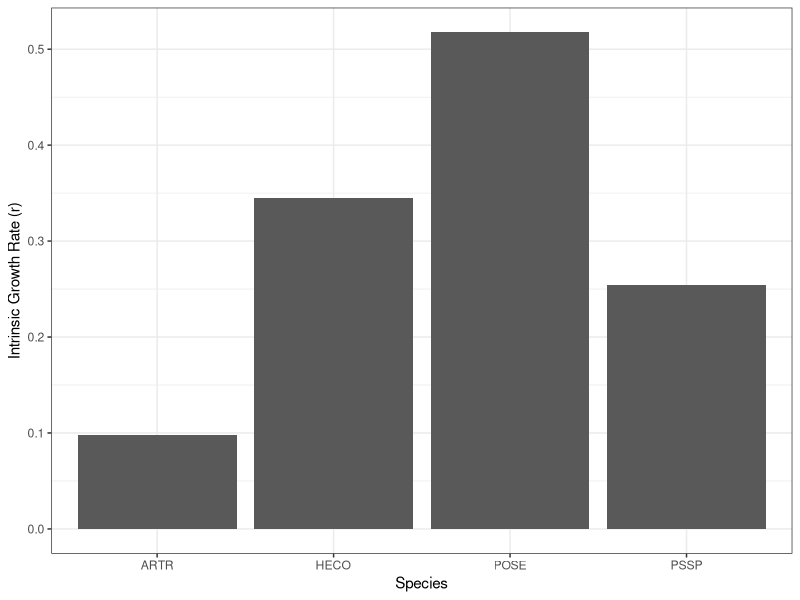

Reproduce this figure in R.
#!!!!!!!!!!!!!!!!!!!!!!!!!!!!!!!!!!!!!!!!!!!!!!!!!!!!!!!#
# Set working directory to location of this source file #
#!!!!!!!!!!!!!!!!!!!!!!!!!!!!!!!!!!!!!!!!!!!!!!!!!!!!!!!#

#clear everything, just to be safe 
rm(list=ls(all=TRUE))
library(ggplot2)

#bring in growth rates
pgrMax <- read.csv("Rmax_ipm.csv")
pgrMax

ggplot(data=pgrMax, aes(x=species, y=maxR))+
  geom_bar(stat="identity")+
  xlab("Species")+
  ylab("Intrinsic Growth Rate (r)")+
  theme_bw()
